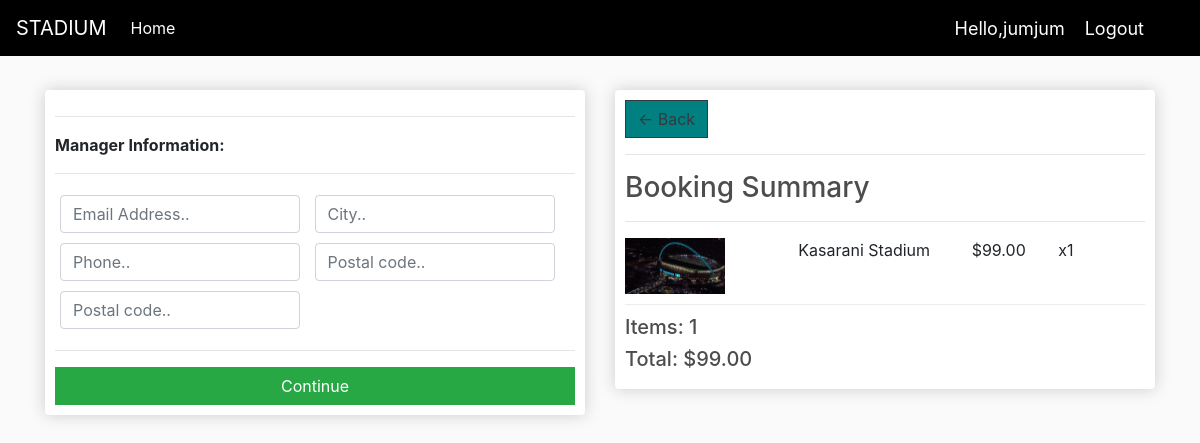
Screenshot of /checkout/ (signed in) with the database file from the repository.
### stadii/models.py (models this page shows, shortened)
class User(AbstractUser):
    is_customer = models.BooleanField(default=False)
    is_fan = models.BooleanField(default=False)
    first_name = models.CharField(max_length=20)
    last_name = models.CharField(max_length=20)

class OrderItem(models.Model):
	product = models.ForeignKey(Product, on_delete=models.SET_NULL, null=True)
	order = models.ForeignKey(Order, on_delete=models.SET_NULL, null=True)
	quantity = models.IntegerField(default=0, null=True, blank=True)
	date_added = models.DateTimeField(auto_now_add=True)
	@property
	def get_total(self):
		total = self.product.price * self.quantity
		return total

class Product(models.Model):
	name = models.CharField(max_length=200)
	price = models.FloatField()
	digital = models.BooleanField(default=False,null=True, blank=True)
	image = models.ImageField(null=True, blank=True)
	@property
	def imageURL(self):
		try:
			url = self.image.url
		except:
			url = ''
		return url

class Order(models.Model):
	customer = models.ForeignKey(Customer, on_delete=models.SET_NULL, null=True, blank=True)
	date_ordered = models.DateTimeField(auto_now_add=True)
	complete = models.BooleanField(default=False)
	transaction_id = models.CharField(max_length=100, null=True)
	@property
	def shipping(self):
		shipping = False
		orderitems = self.orderitem_set.all()
		for i in orderitems:
			if i.product.digital == False:
				shipping = True
		return shipping
	@property
	def get_cart_total(self):
		orderitems = self.orderitem_set.all()
		total = sum([item.get_total for item in orderitems])
		return total
	@property
	def get_cart_items(self):
		orderitems = self.orderitem_set.all()
		total = sum([item.quantity for item in orderitems])
		return total

### stadii/views.py (the view)
# urls.py: path('checkout/', views.checkout, name="checkout"),
def checkout(request):
	data = cartData(request)
	cartItems = data['cartItems']
	order = data['order']
	items = data['items']
	context = {'items':items, 'order':order, 'cartItems':cartItems}
	return render(request, 'pages/checkout.html', context)

### stadii/utils.py (called while the page is built)
def cartData(request):
	if request.user.is_authenticated:
		customer = request.user.customer
		order, created = Order.objects.get_or_create(customer=customer, complete=False)
		items = order.orderitem_set.all()
		cartItems = order.get_cart_items
	else:
		cookieData = cookieCart(request)
		cartItems = cookieData['cartItems']
		order = cookieData['order']
		items = cookieData['items']
	return {'cartItems':cartItems ,'order':order, 'items':items}

### stadii/templates/pages/checkout.html (shortened to what this page needs)
{% extends 'pages/main.html' %}
{% load static %}
{% block content %}
     <div class="row">
		<div class="col-lg-6">
			<div class="box-element" id="form-wrapper">
				<form id="form">
					<div id="shipping-info">
						<hr>
						<strong><p>Manager Information:</p></strong>
						<hr>
						<div class="form-field">
							<input class="form-control" type="text" name="address" placeholder="Email Address..">
						</div>
						<div class="form-field">
							<input class="form-control" type="text" name="city" placeholder="City..">
						</div>
						<div class="form-field">
							<input class="form-control" type="text" name="state" placeholder="Phone..">
						</div>
						<div class="form-field">
							<input class="form-control" type="text" name="zipcode" placeholder="Postal code..">
						</div>
						<div class="form-field">
							<input class="form-control" type="text" name="country" placeholder="Postal code..">
						</div>
					</div>
					<hr>
					<input id="form-button" class="btn btn-success btn-block" type="submit" value="Continue">
				</form>
			</div>
			<br>
		</div>
		<div class="col-lg-6">
			<div class="box-element">
				<a  class="btn btn-outline-dark" href="{% url 'cart' %}">&#x2190; Back</a>
				<hr>
				<h3>Booking Summary</h3>
				<hr>
				{% for item in items %}
				<div class="cart-row">
					<div style="flex:2"><img class="row-image" src="{{item.product.imageURL}}"></div>
					<div style="flex:2"><p>{{item.product.name}}</p></div>
					<div style="flex:1"><p>${{item.product.price|floatformat:2}}</p></div>
					<div style="flex:1"><p>x{{item.quantity}}</p></div>
				</div>
				{% endfor %}
				<h5>Items:   {{order.get_cart_items}}</h5>
				<h5>Total:   ${{order.get_cart_total|floatformat:2}}</h5>
			</div>
		</div>
	</div>
{% endblock content %}

### stadii/templates/pages/main.html (shortened to what this page needs)
<!DOCTYPE html>
{% load static %}
<html>
<head>
	<link rel="stylesheet" href="https://stackpath.bootstrapcdn.com/bootstrap/4.4.1/css/bootstrap.min.css">
	<link rel="stylesheet" type="text/css" href="{% static 'css/main.css' %}">
</head>
<body>
	<nav class="navbar navbar-expand-lg navbar-dark bg-dark">
	  <a class="navbar-brand" href="{% url 'store' %}">STADIUM</a>
	  <div class="collapse navbar-collapse" id="navbarSupportedContent">
	    <ul class="navbar-nav mr-auto">
	      <li class="nav-item active">
	        <a class="nav-link" href="{% url 'store' %}">Home <span class="sr-only">(current)</span></a>
	      </li>
	    </ul>
		<span class="hello-msg">Hello,{{request.user}}</span>
        <span class="hello-msg"><a class="hello-msg" href="{% url 'logout'%}">Logout</a></span>
	  </div>
	</nav>
     <div class="container">
            <br>
            {% block content %}
            {% endblock content %}
         </div>
</body>
</html>

### stadii/static/css/main.css (style rules this page uses)
body { background-color: hsl(0, 0%, 98%); }
h1,h2,h3,h4,h5,h6 { color:hsl(0, 0%, 30%); }
.box-element { box-shadow:hsl(0, 0%, 80%) 0 0 16px; background-color: #fff; border-radius: 4px; padding: 10px; }
.bg-dark { background-color: black!important; }
.col-lg-4, .col-lg-6, .col-lg-8, .col-lg-12 { margin-top: 10px; }
.btn { border-radius: 0; }
.row-image { width: 100px; }
.form-field { width:250px; display: inline-block; padding: 5px; }
.cart-row { display: flex; align-items: flex-stretch; padding-bottom: 10px; margin-bottom: 10px; border-bottom: 1px solid #ececec; }

### stadii/templates/pages/main.html (style rules this page uses)
.hello-msg { font-size: 18px; color: #fff; margin-right: 20px; }
.bg-dark { background-color: black!important; }

### stadii/templates/pages/checkout.html (style rules this page uses)
.btn.btn-outline-dark { background: teal; }

### rows the page displays
User: user "jumjum"
OrderItem: product.imageURL (picture), product.name "Kasarani Stadium", product.price "99.00", quantity "1"
Order: get_cart_items "1", get_cart_total "99.00"
